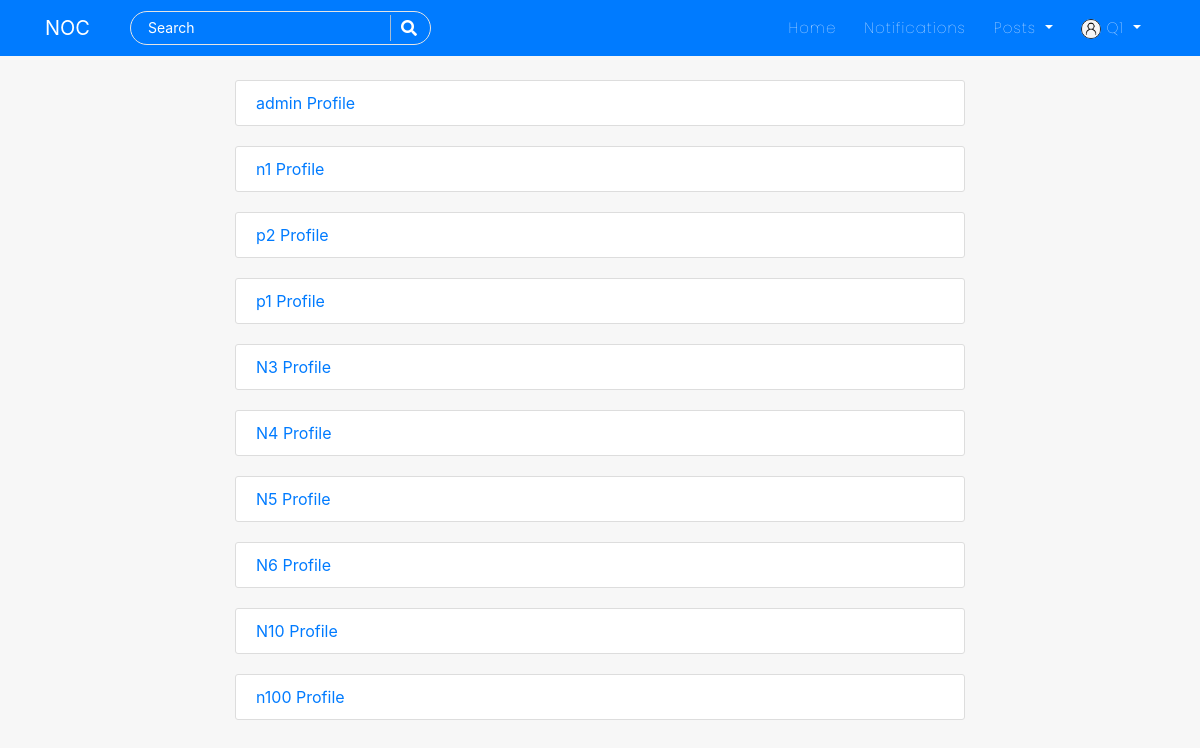
The app's page /user/all/ (signed in) with its own data.
### users/models.py (models this page shows, shortened)
class Profile(models.Model):
    USER_TYPE_CHOICES = (
        ('patient', 'Patient'),
        ('nurse', 'Nurse'),
    )
    user = models.OneToOneField(User, on_delete=models.CASCADE)
    is_online = models.BooleanField(default=False)
    following = models.ManyToManyField(User, related_name="following", blank=True)
    friends = models.ManyToManyField(User, related_name='my_friends', blank=True)
    bio = models.CharField(default="",blank=True,null=True,max_length=350)
    date_of_birth = models.CharField(blank=True,max_length=150)
    updated = models.DateTimeField(auto_now=True)
    created = models.DateTimeField(auto_now_add=True)
    image = models.ImageField(default='default.jpg', upload_to='profile_pics',blank=True, null=True)
    facebook_link = models.URLField(blank=True, null=True)
    twitter_link = models.URLField(blank=True, null=True)
    instagram_link = models.URLField(blank=True, null=True)
    linkedin_link = models.URLField(blank=True, null=True)
    user_type = models.CharField(max_length=10, choices=USER_TYPE_CHOICES,)
    is_available_for_emergencies = models.BooleanField(default=True)
    location = models.CharField(max_length=100,null=True)
    def __str__(self):
        return f'{self.user.username} Profile'

### users/views.py (the view)
# urls.py: path('all/', views.ProfileListView.as_view(), name='profile-list-view'),
class ProfileListView(LoginRequiredMixin,ListView):
    model = Profile
    template_name = "users/all_profiles.html"
    context_object_name = "profiles"
    def get_queryset(self):
        return Profile.objects.all().exclude(user=self.request.user)

### users/templates/users/all_profiles.html (shortened to what this page needs)
{% extends "blog/base.html" %}
{% block content %}
<div class="col-md-8 m-auto">
{% for profile in profiles %}
<div class="content-section">
    <a href="{% url 'profile-detail-view' profile.pk %}">{{profile}}</a>
</div>
{% endfor %}
</div>
{% endblock %}

### blog/templates/blog/navbar.html (shortened to what this page needs)
<nav class="navbar navbar-expand-lg navbar-dark bg-steel fixed-top">
    <div class="container">
      <a class="navbar-brand mr-4 pr-3" href="/">NOC</a>
      <div class="collapse navbar-collapse" id="navbarToggle">
        <div class="navbar-nav mr-auto">
          <div id="searchbar" >
            <form method="GET" action="/search">
              <input required name="query" id="search" type="text" placeholder="Search">
              <button class="search-btn" type="submit"><i class="fas fa-search"></i></button>
            </form>
          </div>
        </div>
        <div class="navbar-nav">
          <a class="nav-item nav-link" href="{% url 'blog-home' %}">Home</a>
          {% if user.is_authenticated %}
          <a class="nav-item nav-link" href="{% url 'show-notifications' %}">Notifications</a>
          <div class="dropdown">
            <a class="dropdown-toggle nav-link" href="#" role="button" id="dropdownMenuLink1" data-toggle="dropdown" aria-haspopup="true" aria-expanded="false">
              Posts
            </a>
          </div>
          {% endif %}
          {% if user.is_authenticated %}
            <div class="dropdown">
              <a class="dropdown-toggle nav-link" href="#" role="button" id="dropdownMenuLink2" data-toggle="dropdown" aria-haspopup="true" aria-expanded="false">
                <img class="rounded-circle" style="height: 20px; width: 20px;" src="{{user.profile.image.url}}" alt="">&nbsp;{{user|truncatechars:"10"}}
              </a>
            </div>
          {% else %}
            <a class="nav-item nav-link" href="{% url 'account_login' %}">Login</a>
            <a class="nav-item nav-link" href="{% url 'register' %}">Register</a>
          {% endif %}
        </div>
      </div>
    </div>
</nav>

### blog/static/blog/main.css (style rules this page uses)
body { background: #f7f7f7; color: #333333; margin-top: 5rem; scroll-behavior: smooth; }
.bg-steel { background: #007bff ; }
.site-header .navbar-nav .nav-link { color: #ffffff; font-family:'Poppins'; font-weight: 100; margin: 0px 6px; font-size: 15px; letter-spacing: 1px; }
.content-section { background: #ffffff; padding: 10px 20px; border: 1px solid #dddddd; border-radius: 3px; margin-bottom: 20px; }
#searchbar form { width: auto; display: flex; flex-direction: row; border-radius: 50px; padding: 3px 15px; background-color: transparent; border: 1px solid #e4e4e4; margin-right: 10px; }
#searchbar form input::placeholder { color: #fff; font-size: 14px; }
#searchbar form input { border: none; outline: none; color: #fff; font-size: 15px; flex: 1; background-color:transparent; }
.search-btn { color:#fff; border: none; width: 25px; padding-left: 10px; border-left: 1px solid rgba(202, 202, 202, 0.829); outline: none; background-color: transparent; }
.search-btn i { font-size: 16px; }

### records on screen
Profile: user.username "admin Profile"
Profile: user.username "n1 Profile"
Profile: user.username "p2 Profile"
Profile: user.username "p1 Profile"
Profile: user.username "N3 Profile"
Profile: user.username "N4 Profile"
Profile: user.username "N5 Profile"
Profile: user.username "N6 Profile"
Profile: user.username "N10 Profile"
Profile: user.username "n100 Profile"

### other values on screen
{{ user|truncatechars:"10" }} "Q1"
